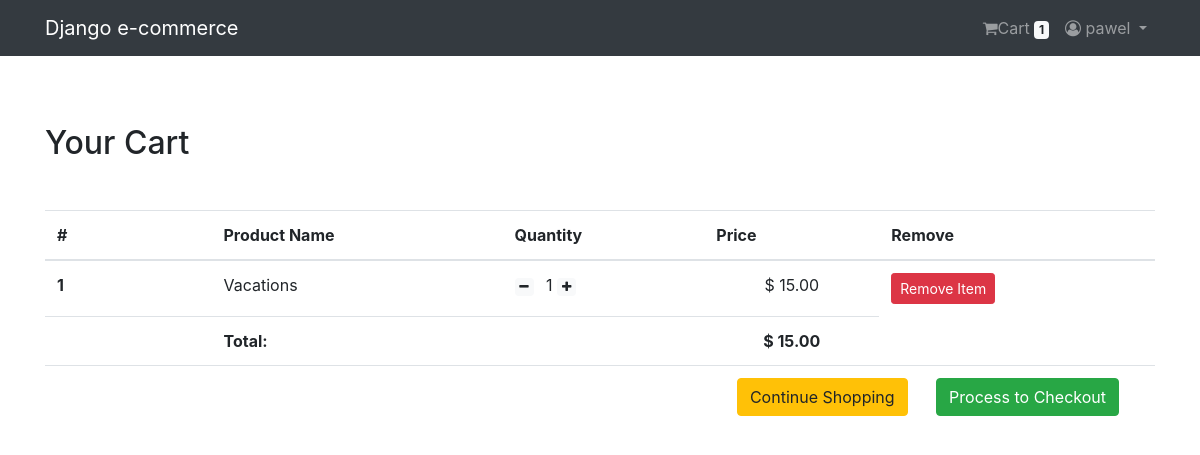
/shop/cart/ (signed in), run on an earlier commit of the app's database.
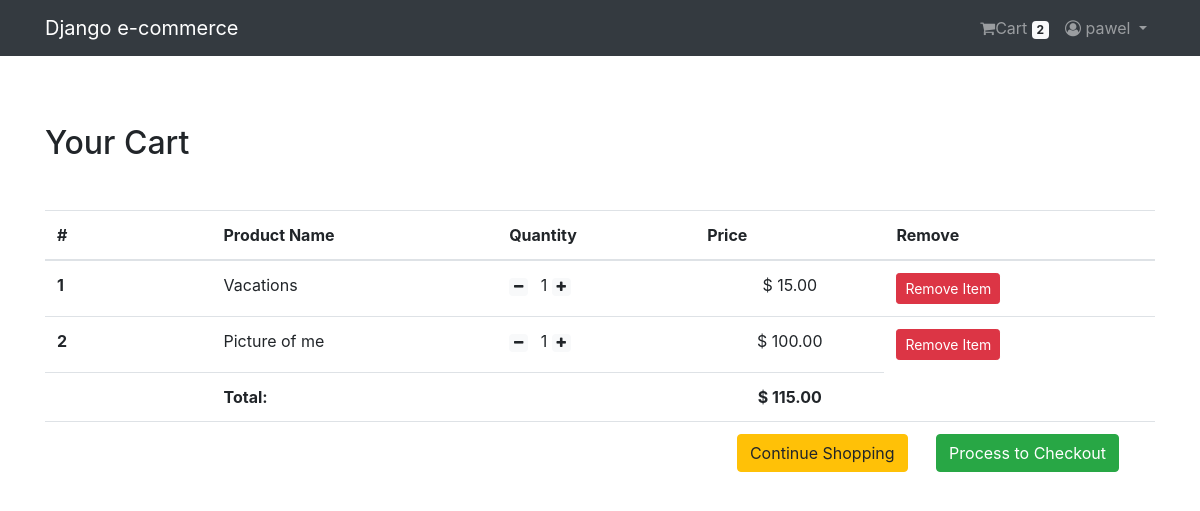
And on a later commit of the database.
### Login_API/models.py (models this page shows, shortened)
class User(AbstractBaseUser, PermissionsMixin):
    email = models.EmailField(unique = True, null = False)
    is_staff = models.BooleanField(
        ugettext_lazy('Staff Status'),
        default = False,
        help_text = ugettext_lazy('Decides if the user is authorized to log in')
    )
    is_active = models.BooleanField(
        ugettext_lazy('Active'),
        default = True,
        help_text = ugettext_lazy('Decides if the user is active')
    )
    USERNAME_FIELD = 'email'
    objects = MyUserManager()

class Profile(models.Model):
    user = models.OneToOneField(User, on_delete = models.CASCADE, related_name = 'profile')
    username = models.CharField(max_length = 255, null = True, blank = True)
    full_name = models.CharField(max_length = 255, null = True, blank = True)
    address = models.TextField(max_length = 300, null = True, blank = True)
    city = models.CharField(max_length = 86, null = True, blank = True)
    zipcode = models.CharField(max_length = 6, null = True, blank = True)
    country = models.CharField(max_length = 60, null = True, blank = True)
    phone = models.CharField(max_length = 10, null = True, blank = True)
    date_joined = models.DateTimeField(auto_now_add = True)

### Order_API/models.py (models this page shows, shortened)
class Order(models.Model):
    orderitems = models.ManyToManyField(Cart)
    user = models.ForeignKey(settings.AUTH_USER_MODEL, on_delete = models.CASCADE)
    ordered = models.BooleanField(default = False)
    created = models.DateTimeField(auto_now_add = True)
    payment_id = models.CharField(max_length = 255, blank = True, null = True)
    order_id = models.CharField(max_length = 255, blank = True, null = True)
    def get_totals(self):
        total = 0
        for order_item in self.orderitems.all():
            total += float(order_item.get_total())
        return total

class Cart(models.Model):
    user = models.ForeignKey(settings.AUTH_USER_MODEL, on_delete = models.CASCADE, related_name = 'cart')
    item = models.ForeignKey(Product, on_delete = models.CASCADE)
    quantity = models.IntegerField(default = 1)
    purchased = models.BooleanField(default = False)
    created = models.DateTimeField(auto_now_add = True)
    updated = models.DateTimeField(auto_now = True)
    def get_total(self):
        total = self.item.price * self.quantity
        float_total = format(total, '0.2f')
        return float_total

### Shop_API/models.py (models this page shows, shortened)
class Product(models.Model):
    mainimage = models.ImageField(upload_to = 'Product')
    name = models.CharField(max_length = 255)
    category = models.ForeignKey(
        Category,
        on_delete = models.CASCADE,
        related_name = 'category'
    )
    preview_text = models.TextField(max_length = 200, verbose_name = 'Preview Text')
    details_text = models.TextField(max_length = 1000, verbose_name = 'Description')
    price = models.FloatField()
    old_price = models.FloatField(default = 0.00)
    created_time = models.DateTimeField(auto_now_add = True)
    class Meta:
        ordering = ['-created_time',]

### Order_API/views.py (the view)
# urls.py: path('cart/', views.cart_view, name = 'cart'),
@login_required
def cart_view(request):
    carts = Cart.objects.filter(user = request.user, purchased = False)
    orders = Order.objects.filter(user = request.user, ordered = False)
    if carts.exists() and orders.exists():
        order = orders[0]
        return render(request, 'Order_API/cart.html', context = {'carts' : carts, 'order' : order})
    else:
        messages.warning(request, "You don't have any item in your cart")
        return redirect('Shop_API:home')

### Order_API/templatetags/cart_tag.py (called while the page is built)
@register.filter
def cart_total(user):
    order = Order.objects.filter(user = user, ordered = False)
    if order.exists():
        return order[0].orderitems.count()
    else:
        return 0

### templates/Order_API/cart.html
{% extends 'base.html' %}
{% block body_block %}
<div class="containter my-5">
  <div class="my-5">
    <h2>Your Cart</h2>
  </div>
  <table class="table table-hover">
    <thead>
      <tr>
        <th scope="col" width="15%">#</th>
        <th scope="col">Product Name</th>
        <th scope="col">Quantity</th>
        <th scope="col" align="right">Price</th>
        <th scope="col">Remove</th>
      </tr>
    </thead>
    <tbody>
      {% for cart in carts %}
      <tr>
        <th scope="row">{{ forloop.counter }}</th>
        <td>{{ cart.item.name }}</td>
        <td>
          <a class="mr-2" href="{% url 'Order_API:decrease' pk=cart.item.pk %}"><span class="badge badge-light">
            <i class="fa fa-minus" aria-hidden="true"></i></span></a>
          {{ cart.quantity }}
          <a class="mr-2" href="{% url 'Order_API:increase' pk=cart.item.pk %}"><span class="badge badge-light">
            <i class="fa fa-plus" aria-hidden="true"></i></span></a>
        </td>
        <td align="center">$ {{ cart.get_total }}</td>
        <td><a href="{% url 'Order_API:remove' pk=cart.item.pk %}" class="btn btn-danger btn-sm">Remove Item</a></td>
      </tr>
      {% endfor %}
      <tr>
        <th scope="row"></th>
        <td colspan="2"><b>Total:</b></td>
        <td align="center"><b>$ {{ order.get_totals|floatformat:2 }}</b></td>
      </tr>
      <tr>
        <th scope="row"></th>
        <td colspan="4" class="text-right">
          <a href="{$ url 'Shop_API:home' $}" class="btn btn-warning mr-4">Continue Shopping</a>
          <a href="{% url 'Paypent_API:checkout' %}" class="btn btn-success mr-4">Process to Checkout</a>
        </td>
      </tr>
    </tbody>
  </table>
</div>
{% endblock %}

### templates/base.html (shortened to what this page needs)
{% load static %}
<!doctype html>
<html lang="en" dir="ltr">
  <head>
    <link rel="stylesheet" href="https://stackpath.bootstrapcdn.com/bootstrap/4.5.2/css/bootstrap.min.css">
    <link rel="stylesheet" href="https://maxcdn.bootstrapcdn.com/font-awesome/4.6.3/css/font-awesome.min.css">
    <link rel="stylesheet" href="{% static 'css/main.css' %}">
  </head>
  <body>
    {% include 'navbar.html' %}
    <div class="container" style="padding-top:20px">
      {% block body_block %}
      {% endblock %}
    </div>
  </body>
</html>

### templates/navbar.html (shortened to what this page needs)
{% load cart_tag %}
<nav class="navbar navbar-expand-lg navbar-dark bg-dark">
  <div class="container">
    <a class="navbar-brand" href="{% url 'Shop_API:home' %}">Django e-commerce</a>
    <div class="collapse navbar-collapse" id="navbarNav">
      <ul class="navbar-nav ml-auto">
        {% if request.user.is_authenticated %}
        <li class="nav-item" style="color: white;">
          <a class="nav-link" href="{% url 'Order_API:cart' %}"><i class="fa fa-shopping-cart" aria-hidden="true"></i>Cart
            <span class="badge badge-light">{{ request.user|cart_total }}</span>
          </a>
        </li>
        <li class="nav-item dropdown" style="color: white;">
          <a class="nav-link dropdown-toggle" href="#" id="navbarDropdown" role="button" data-toggle="dropdown" aria-hashpopup="true" aria-expanded="false">
            <i class="fa fa-user-circle-o"></i> {{ request.user.profile.username }}
          </a>
        </li>
        {% else %}
        <li class="nav-item">
          <a href="{% url 'Login_API:login' %}" class="btn btn-info btn-sm">Log In</a>
          <a href="{% url 'Login_API:signup' %}" class="btn btn-info btn-sm">Sign Up</a>
        </li>
        {% endif %}
      </ul>
    </div>
  </div>
</nav>

What changed in the data, as far as the page shows it:
computed for User "pawel": user|cart_total "1" → "2"
added Cart: item.name "Picture of me", quantity "1", get_total "100.00"
computed for Order: get_totals "15.00" → "115.00"
